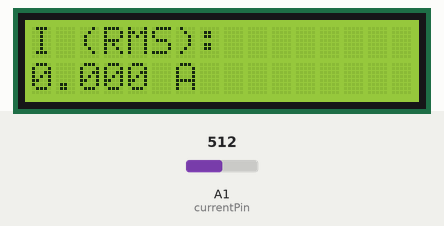
The sketch below on a simulated Arduino Uno, built with avr-gcc and run on an emulated ATmega328P. On the bench: 16×2 character LCD. The test bench sets the inputs (shaded band); at power-on: A1 (currentPin) = 512.

Above: at 2.2 s.
2.3 s: A1 (currentPin) set to 716
At 3.3 s:
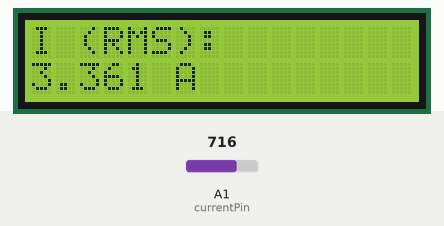
3.9 s: A1 (currentPin) set to 900
At 5.1 s:
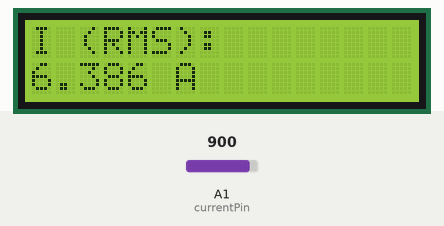
5.4 s: A1 (currentPin) set to 1023
At 6.3 s:
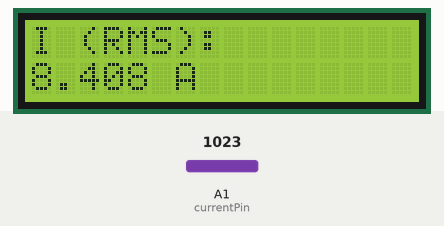
Timing chart, 0 to 8.4 s (numbered marks = the images above; inputs shaded):
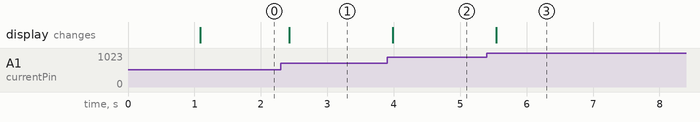

Measured:
- after the input at 2.3 s, the display: changes after 0.13 s (image 1)
- after the input at 3.9 s, the display: changes after 0.08 s (image 2)
- after the input at 5.4 s, the display: changes after 0.15 s (image 3)

The sketch:

current_sensor.ino
```cpp
#include <LiquidCrystal.h>
LiquidCrystal lcd(12, 11, 5, 4, 3, 2);

const int currentPin = A1;
const float sensitivity = 0.185;

void setup() {
  lcd.begin(16, 2);
  lcd.print("RMS Current Mode");
  delay(1000);
  lcd.clear();
}

void loop() {
  float vMax = 0;
  uint32_t startTime = millis();


  while((millis() - startTime) < 20) {
    int rawValue = analogRead(currentPin);
    float voltage = rawValue * (5.0 / 1023.0);
    float vFromCenter = abs(voltage - 2.5);
    if (vFromCenter > vMax) {
      vMax = vFromCenter;
    }
  }


  float peakCurrent = vMax / sensitivity;

  float rmsCurrent = (vMax / 0.185) * 0.707;


  rmsCurrent = rmsCurrent * 0.88;

  if (rmsCurrent < 0.05) rmsCurrent = 0;


  lcd.setCursor(0, 0);
  lcd.print("I (RMS):");
  lcd.setCursor(0, 1);
  lcd.print(rmsCurrent, 3);
  lcd.print(" A   ");

  delay(200);
}
```
